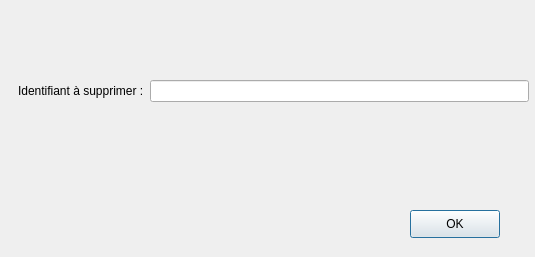
<?xml version="1.0" encoding="UTF-8"?>
<ui version="4.0">
 <class>SupprimerReferenceInterface</class>
 <widget class="QDialog" name="SupprimerReferenceInterface">
  <property name="geometry">
   <rect>
    <x>0</x>
    <y>0</y>
    <width>535</width>
    <height>257</height>
   </rect>
  </property>
  <property name="windowTitle">
   <string>SupprimerReferenceInterface</string>
  </property>
  <widget class="QWidget" name="formLayoutWidget">
   <property name="geometry">
    <rect>
     <x>18</x>
     <y>80</y>
     <width>511</width>
     <height>80</height>
    </rect>
   </property>
   <layout class="QFormLayout" name="formLayout">
    <item row="0" column="0">
     <widget class="QLabel" name="label">
      <property name="text">
       <string>Identifiant à supprimer :</string>
      </property>
     </widget>
    </item>
    <item row="0" column="1">
     <widget class="QLineEdit" name="id"/>
    </item>
   </layout>
  </widget>
  <widget class="QPushButton" name="ok">
   <property name="geometry">
    <rect>
     <x>410</x>
     <y>210</y>
     <width>90</width>
     <height>28</height>
    </rect>
   </property>
   <property name="text">
    <string>OK</string>
   </property>
  </widget>
 </widget>
 <resources/>
 <connections>
  <connection>
   <sender>ok</sender>
   <signal>clicked()</signal>
   <receiver>SupprimerReferenceInterface</receiver>
   <slot>validation()</slot>
   <hints>
    <hint type="sourcelabel">
     <x>454</x>
     <y>223</y>
    </hint>
    <hint type="destinationlabel">
     <x>267</x>
     <y>128</y>
    </hint>
   </hints>
  </connection>
 </connections>
 <slots>
  <slot>validation()</slot>
 </slots>
</ui>
